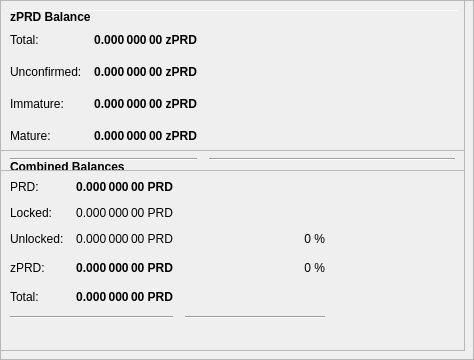
        <widget class="QFrame" name="frameObfuscation">
         <property name="minimumSize">
          <size>
           <width>0</width>
           <height>350</height>
          </size>
         </property>
         <property name="layoutDirection">
          <enum>Qt::LeftToRight</enum>
         </property>
         <property name="frameShape">
          <enum>QFrame::StyledPanel</enum>
         </property>
         <property name="frameShadow">
          <enum>QFrame::Raised</enum>
         </property>
         <widget class="QPushButton" name="runAutoDenom">
          <property name="geometry">
           <rect>
            <x>251</x>
            <y>17</y>
            <width>1</width>
            <height>1</height>
           </rect>
          </property>
          <property name="palette">
           <palette>
            <active>
             <colorrole role="WindowText">
              <brush brushstyle="SolidPattern">
               <color alpha="255">
                <red>0</red>
                <green>0</green>
                <blue>0</blue>
               </color>
              </brush>
             </colorrole>
             <colorrole role="Button">
              <brush brushstyle="SolidPattern">
               <color alpha="255">
                <red>239</red>
                <green>238</green>
                <blue>238</blue>
               </color>
              </brush>
             </colorrole>
             <colorrole role="Light">
              <brush brushstyle="SolidPattern">
               <color alpha="255">
                <red>255</red>
                <green>255</green>
                <blue>255</blue>
               </color>
              </brush>
             </colorrole>
             <colorrole role="Midlight">
              <brush brushstyle="SolidPattern">
               <color alpha="255">
                <red>247</red>
                <green>246</green>
                <blue>246</blue>
               </color>
              </brush>
             </colorrole>
             <colorrole role="Dark">
              <brush brushstyle="SolidPattern">
               <color alpha="255">
                <red>119</red>
                <green>119</green>
                <blue>119</blue>
               </color>
              </brush>
             </colorrole>
             <colorrole role="Mid">
              <brush brushstyle="SolidPattern">
               <color alpha="255">
                <red>159</red>
                <green>159</green>
                <blue>159</blue>
               </color>
              </brush>
             </colorrole>
             <colorrole role="Text">
              <brush brushstyle="SolidPattern">
               <color alpha="255">
                <red>0</red>
                <green>0</green>
                <blue>0</blue>
               </color>
              </brush>
             </colorrole>
             <colorrole role="BrightText">
              <brush brushstyle="SolidPattern">
               <color alpha="255">
                <red>255</red>
                <green>255</green>
                <blue>255</blue>
               </color>
              </brush>
             </colorrole>
             <colorrole role="ButtonText">
              <brush brushstyle="SolidPattern">
               <color alpha="255">
                <red>0</red>
                <green>0</green>
                <blue>0</blue>
               </color>
              </brush>
             </colorrole>
             <colorrole role="Base">
              <brush brushstyle="SolidPattern">
               <color alpha="255">
                <red>255</red>
                <green>255</green>
                <blue>255</blue>
               </color>
              </brush>
             </colorrole>
             <colorrole role="Window">
              <brush brushstyle="SolidPattern">
               <color alpha="255">
                <red>239</red>
                <green>238</green>
                <blue>238</blue>
               </color>
              </brush>
             </colorrole>
             <colorrole role="Shadow">
              <brush brushstyle="SolidPattern">
               <color alpha="255">
                <red>0</red>
                <green>0</green>
                <blue>0</blue>
               </color>
              </brush>
             </colorrole>
             <colorrole role="AlternateBase">
              <brush brushstyle="SolidPattern">
               <color alpha="255">
                <red>247</red>
                <green>246</green>
                <blue>246</blue>
               </color>
              </brush>
             </colorrole>
             <colorrole role="ToolTipBase">
              <brush brushstyle="SolidPattern">
               <color alpha="255">
                <red>255</red>
                <green>255</green>
                <blue>220</blue>
               </color>
              </brush>
             </colorrole>
             <colorrole role="ToolTipText">
              <brush brushstyle="SolidPattern">
               <color alpha="255">
                <red>0</red>
                <green>0</green>
                <blue>0</blue>
               </color>
              </brush>
             </colorrole>
            </active>
            <inactive>
             <colorrole role="WindowText">
              <brush brushstyle="SolidPattern">
               <color alpha="255">
                <red>0</red>
                <green>0</green>
                <blue>0</blue>
               </color>
              </brush>
             </colorrole>
             <colorrole role="Button">
              <brush brushstyle="SolidPattern">
               <color alpha="255">
                <red>239</red>
                <green>238</green>
                <blue>238</blue>
               </color>
              </brush>
             </colorrole>
             <colorrole role="Light">
              <brush brushstyle="SolidPattern">
               <color alpha="255">
                <red>255</red>
                <green>255</green>
                <blue>255</blue>
               </color>
              </brush>
             </colorrole>
             <colorrole role="Midlight">
              <brush brushstyle="SolidPattern">
               <color alpha="255">
                <red>247</red>
                <green>246</green>
                <blue>246</blue>
               </color>
              </brush>
             </colorrole>
             <colorrole role="Dark">
              <brush brushstyle="SolidPattern">
               <color alpha="255">
                <red>119</red>
                <green>119</green>
                <blue>119</blue>
               </color>
              </brush>
             </colorrole>
             <colorrole role="Mid">
              <brush brushstyle="SolidPattern">
               <color alpha="255">
                <red>159</red>
                <green>159</green>
                <blue>159</blue>
               </color>
              </brush>
             </colorrole>
             <colorrole role="Text">
              <brush brushstyle="SolidPattern">
               <color alpha="255">
                <red>0</red>
                <green>0</green>
                <blue>0</blue>
               </color>
              </brush>
             </colorrole>
             <colorrole role="BrightText">
              <brush brushstyle="SolidPattern">
               <color alpha="255">
                <red>255</red>
                <green>255</green>
                <blue>255</blue>
               </color>
              </brush>
             </colorrole>
             <colorrole role="ButtonText">
              <brush brushstyle="SolidPattern">
               <color alpha="255">
                <red>0</red>
                <green>0</green>
                <blue>0</blue>
               </color>
              </brush>
             </colorrole>
             <colorrole role="Base">
              <brush brushstyle="SolidPattern">
               <color alpha="255">
                <red>255</red>
                <green>255</green>
                <blue>255</blue>
               </color>
              </brush>
             </colorrole>
             <colorrole role="Window">
              <brush brushstyle="SolidPattern">
               <color alpha="255">
                <red>239</red>
                <green>238</green>
                <blue>238</blue>
               </color>
              </brush>
             </colorrole>
             <colorrole role="Shadow">
              <brush brushstyle="SolidPattern">
               <color alpha="255">
                <red>0</red>
                <green>0</green>
                <blue>0</blue>
               </color>
              </brush>
             </colorrole>
             <colorrole role="AlternateBase">
              <brush brushstyle="SolidPattern">
               <color alpha="255">
                <red>247</red>
                <green>246</green>
                <blue>246</blue>
               </color>
              </brush>
             </colorrole>
             <colorrole role="ToolTipBase">
              <brush brushstyle="SolidPattern">
               <color alpha="255">
                <red>255</red>
                <green>255</green>
                <blue>220</blue>
               </color>
              </brush>
             </colorrole>
             <colorrole role="ToolTipText">
              <brush brushstyle="SolidPattern">
               <color alpha="255">
                <red>0</red>
                <green>0</green>
                <blue>0</blue>
               </color>
              </brush>
             </colorrole>
            </inactive>
            <disabled>
             <colorrole role="WindowText">
              <brush brushstyle="SolidPattern">
               <color alpha="255">
                <red>119</red>
                <green>119</green>
                <blue>119</blue>
               </color>
              </brush>
             </colorrole>
             <colorrole role="Button">
              <brush brushstyle="SolidPattern">
               <color alpha="255">
                <red>239</red>
                <green>238</green>
                <blue>238</blue>
               </color>
              </brush>
             </colorrole>
             <colorrole role="Light">
              <brush brushstyle="SolidPattern">
               <color alpha="255">
                <red>255</red>
                <green>255</green>
                <blue>255</blue>
               </color>
              </brush>
             </colorrole>
             <colorrole role="Midlight">
              <brush brushstyle="SolidPattern">
               <color alpha="255">
                <red>247</red>
                <green>246</green>
                <blue>246</blue>
               </color>
              </brush>
             </colorrole>
             <colorrole role="Dark">
              <brush brushstyle="SolidPattern">
               <color alpha="255">
                <red>119</red>
                <green>119</green>
                <blue>119</blue>
               </color>
              </brush>
             </colorrole>
             <colorrole role="Mid">
              <brush brushstyle="SolidPattern">
               <color alpha="255">
                <red>159</red>
                <green>159</green>
                <blue>159</blue>
               </color>
              </brush>
             </colorrole>
             <colorrole role="Text">
              <brush brushstyle="SolidPattern">
               <color alpha="255">
                <red>119</red>
                <green>119</green>
                <blue>119</blue>
               </color>
              </brush>
             </colorrole>
             <colorrole role="BrightText">
              <brush brushstyle="SolidPattern">
               <color alpha="255">
                <red>255</red>
                <green>255</green>
                <blue>255</blue>
               </color>
              </brush>
             </colorrole>
             <colorrole role="ButtonText">
              <brush brushstyle="SolidPattern">
               <color alpha="255">
                <red>119</red>
                <green>119</green>
                <blue>119</blue>
               </color>
              </brush>
             </colorrole>
             <colorrole role="Base">
              <brush brushstyle="SolidPattern">
               <color alpha="255">
                <red>239</red>
                <green>238</green>
                <blue>238</blue>
               </color>
              </brush>
             </colorrole>
             <colorrole role="Window">
              <brush brushstyle="SolidPattern">
               <color alpha="255">
                <red>239</red>
                <green>238</green>
                <blue>238</blue>
               </color>
              </brush>
             </colorrole>
             <colorrole role="Shadow">
              <brush brushstyle="SolidPattern">
               <color alpha="255">
                <red>0</red>
                <green>0</green>
                <blue>0</blue>
               </color>
              </brush>
             </colorrole>
             <colorrole role="AlternateBase">
              <brush brushstyle="SolidPattern">
               <color alpha="255">
                <red>239</red>
                <green>238</green>
                <blue>238</blue>
               </color>
              </brush>
             </colorrole>
             <colorrole role="ToolTipBase">
              <brush brushstyle="SolidPattern">
               <color alpha="255">
                <red>255</red>
                <green>255</green>
                <blue>220</blue>
               </color>
              </brush>
             </colorrole>
             <colorrole role="ToolTipText">
              <brush brushstyle="SolidPattern">
               <color alpha="255">
                <red>0</red>
                <green>0</green>
                <blue>0</blue>
               </color>
              </brush>
             </colorrole>
            </disabled>
           </palette>
          </property>
          <property name="focusPolicy">
           <enum>Qt::NoFocus</enum>
          </property>
          <property name="autoFillBackground">
           <bool>true</bool>
          </property>
          <property name="text">
           <string/>
          </property>
          <property name="flat">
           <bool>true</bool>
          </property>
         </widget>
         <widget class="Line" name="line">
          <property name="geometry">
           <rect>
            <x>7</x>
            <y>10</y>
            <width>451</width>
            <height>1</height>
           </rect>
          </property>
          <property name="orientation">
           <enum>Qt::Horizontal</enum>
          </property>
         </widget>
         <widget class="QFrame" name="frame_3">
          <property name="geometry">
           <rect>
            <x>0</x>
            <y>150</y>
            <width>465</width>
            <height>201</height>
           </rect>
          </property>
          <property name="frameShape">
           <enum>QFrame::StyledPanel</enum>
          </property>
          <property name="frameShadow">
           <enum>QFrame::Raised</enum>
          </property>
          <layout class="QVBoxLayout" name="verticalLayout_5">
           <item>
            <layout class="QHBoxLayout" name="horizontalLayout_5" stretch="0">
             <item>
              <widget class="QLabel" name="label_5z">
               <property name="maximumSize">
                <size>
                 <width>16777215</width>
                 <height>20</height>
                </size>
               </property>
               <property name="font">
                <font>
                 <weight>75</weight>
                 <bold>true</bold>
                </font>
               </property>
               <property name="toolTip">
                <string>Combined Balances (including unconfirmed and immature coins)</string>
               </property>
               <property name="text">
                <string>&lt;html&gt;&lt;head/&gt;&lt;body&gt;&lt;p&gt;Combined Balances&lt;/p&gt;&lt;/body&gt;&lt;/html&gt;</string>
               </property>
              </widget>
             </item>
            </layout>
           </item>
           <item>
            <layout class="QGridLayout" name="gridLayout_3">
             <property name="spacing">
              <number>12</number>
             </property>
             <item row="7" column="0" colspan="2">
              <widget class="Line" name="lineSpendableBalance_3">
               <property name="orientation">
                <enum>Qt::Horizontal</enum>
               </property>
              </widget>
             </item>
             <item row="7" column="2">
              <widget class="Line" name="lineWatchBalance_3">
               <property name="sizePolicy">
                <sizepolicy hsizetype="Preferred" vsizetype="Fixed">
                 <horstretch>0</horstretch>
                 <verstretch>0</verstretch>
                </sizepolicy>
               </property>
               <property name="minimumSize">
                <size>
                 <width>140</width>
                 <height>0</height>
                </size>
               </property>
               <property name="orientation">
                <enum>Qt::Horizontal</enum>
               </property>
              </widget>
             </item>
             <item row="4" column="1">
              <widget class="QLabel" name="labelzBalancez">
               <property name="font">
                <font>
                 <weight>75</weight>
                 <bold>true</bold>
                </font>
               </property>
               <property name="cursor">
                <cursorShape>IBeamCursor</cursorShape>
               </property>
               <property name="toolTip">
                <string>Total of transactions that have yet to be confirmed, and do not yet count toward the spendable balance</string>
               </property>
               <property name="text">
                <string notr="true">0.000 000 00 PRD</string>
               </property>
               <property name="alignment">
                <set>Qt::AlignRight|Qt::AlignTrailing|Qt::AlignVCenter</set>
               </property>
               <property name="textInteractionFlags">
                <set>Qt::LinksAccessibleByMouse|Qt::TextSelectableByKeyboard|Qt::TextSelectableByMouse</set>
               </property>
              </widget>
             </item>
             <item row="6" column="1">
              <widget class="QLabel" name="labelTotalz">
               <property name="font">
                <font>
                 <weight>75</weight>
                 <bold>true</bold>
                </font>
               </property>
               <property name="cursor">
                <cursorShape>IBeamCursor</cursorShape>
               </property>
               <property name="toolTip">
                <string>Total Balance, including unconfirmed and immature coins.</string>
               </property>
               <property name="text">
                <string notr="true">0.000 000 00 PRD</string>
               </property>
               <property name="alignment">
                <set>Qt::AlignRight|Qt::AlignTrailing|Qt::AlignVCenter</set>
               </property>
               <property name="textInteractionFlags">
                <set>Qt::LinksAccessibleByMouse|Qt::TextSelectableByKeyboard|Qt::TextSelectableByMouse</set>
               </property>
              </widget>
             </item>
             <item row="4" column="3">
              <spacer name="horizontalSpacer_6">
               <property name="orientation">
                <enum>Qt::Horizontal</enum>
               </property>
               <property name="sizeHint" stdset="0">
                <size>
                 <width>40</width>
                 <height>20</height>
                </size>
               </property>
              </spacer>
             </item>
             <item row="6" column="0">
              <widget class="QLabel" name="labelTotalTextz">
               <property name="text">
                <string>Total:</string>
               </property>
              </widget>
             </item>
             <item row="1" column="0">
              <widget class="QLabel" name="labelBalanceTextz">
               <property name="text">
                <string>PRD:</string>
               </property>
              </widget>
             </item>
             <item row="1" column="1">
              <widget class="QLabel" name="labelBalancez">
               <property name="font">
                <font>
                 <weight>75</weight>
                 <bold>true</bold>
                </font>
               </property>
               <property name="cursor">
                <cursorShape>IBeamCursor</cursorShape>
               </property>
               <property name="toolTip">
                <string>Your current spendable balance</string>
               </property>
               <property name="text">
                <string notr="true">0.000 000 00 PRD</string>
               </property>
               <property name="alignment">
                <set>Qt::AlignRight|Qt::AlignTrailing|Qt::AlignVCenter</set>
               </property>
               <property name="textInteractionFlags">
                <set>Qt::LinksAccessibleByMouse|Qt::TextSelectableByKeyboard|Qt::TextSelectableByMouse</set>
               </property>
              </widget>
             </item>
             <item row="4" column="0">
              <widget class="QLabel" name="labelzBalanceTextz">
               <property name="toolTip">
                <string/>
               </property>
               <property name="text">
                <string>zPRD:</string>
               </property>
              </widget>
             </item>
             <item row="4" column="2">
              <widget class="QLabel" name="labelzPRDPercent">
               <property name="toolTip">
                <string>Current percentage of zPRD.
If AutoMint is enabled this percentage will settle around the configured AutoMint percentage (default = 10%)</string>
               </property>
               <property name="text">
                <string>0 %</string>
               </property>
               <property name="alignment">
                <set>Qt::AlignRight|Qt::AlignTrailing|Qt::AlignVCenter</set>
               </property>
              </widget>
             </item>
             <item row="6" column="2">
              <widget class="QLabel" name="label100Percent">
               <property name="text">
                <string/>
               </property>
               <property name="alignment">
                <set>Qt::AlignRight|Qt::AlignTrailing|Qt::AlignVCenter</set>
               </property>
              </widget>
             </item>
             <item row="2" column="1">
              <widget class="QLabel" name="labelLockedBalance">
               <property name="toolTip">
                <string>Locked PRD or Masternode collaterals. These are excluded from zPRD minting.</string>
               </property>
               <property name="text">
                <string>0.000 000 00 PRD</string>
               </property>
               <property name="alignment">
                <set>Qt::AlignRight|Qt::AlignTrailing|Qt::AlignVCenter</set>
               </property>
              </widget>
             </item>
             <item row="2" column="0">
              <widget class="QLabel" name="labelLockedBalanceText">
               <property name="toolTip">
                <string>Locked PRD or Masternode collaterals. These are excluded from zPRD minting.</string>
               </property>
               <property name="text">
                <string>Locked:</string>
               </property>
              </widget>
             </item>
             <item row="3" column="0">
              <widget class="QLabel" name="labelUnLockedBalanceText">
               <property name="toolTip">
                <string>Unlocked PRDs. These can be used for zPRD minting.</string>
               </property>
               <property name="text">
                <string>Unlocked:</string>
               </property>
              </widget>
             </item>
             <item row="3" column="1">
              <widget class="QLabel" name="labelUnLockedBalance">
               <property name="toolTip">
                <string>Unlocked PRDs. These can be used for zPRD minting.</string>
               </property>
               <property name="text">
                <string>0.000 000 00 PRD</string>
               </property>
               <property name="alignment">
                <set>Qt::AlignRight|Qt::AlignTrailing|Qt::AlignVCenter</set>
               </property>
              </widget>
             </item>
             <item row="3" column="2">
              <widget class="QLabel" name="labelPRDPercent">
               <property name="text">
                <string>0 %</string>
               </property>
               <property name="alignment">
                <set>Qt::AlignRight|Qt::AlignTrailing|Qt::AlignVCenter</set>
               </property>
              </widget>
             </item>
            </layout>
           </item>
           <item>
            <spacer name="verticalSpacer">
             <property name="orientation">
              <enum>Qt::Vertical</enum>
             </property>
             <property name="sizeHint" stdset="0">
              <size>
               <width>20</width>
               <height>40</height>
              </size>
             </property>
            </spacer>
           </item>
          </layout>
         </widget>
         <widget class="QFrame" name="frame_4">
          <property name="geometry">
           <rect>
            <x>0</x>
            <y>0</y>
            <width>465</width>
            <height>171</height>
           </rect>
          </property>
          <property name="frameShape">
           <enum>QFrame::StyledPanel</enum>
          </property>
          <property name="frameShadow">
           <enum>QFrame::Raised</enum>
          </property>
          <layout class="QVBoxLayout" name="verticalLayout_7">
           <item>
            <layout class="QHBoxLayout" name="horizontalLayout_8" stretch="0">
             <item>
              <widget class="QLabel" name="label_5z_3">
               <property name="maximumSize">
                <size>
                 <width>16777215</width>
                 <height>20</height>
                </size>
               </property>
               <property name="font">
                <font>
                 <weight>75</weight>
                 <bold>true</bold>
                </font>
               </property>
               <property name="text">
                <string>zPRD Balance</string>
               </property>
              </widget>
             </item>
            </layout>
           </item>
           <item>
            <layout class="QGridLayout" name="gridLayout_5">
             <property name="spacing">
              <number>12</number>
             </property>
             <item row="4" column="0">
              <widget class="QLabel" name="labelzBalanceMatureText">
               <property name="toolTip">
                <string>Mature: more than 20 confirmation and more than 1 mints of the same denomination after it was minted.
These zPRD are spendable.</string>
               </property>
               <property name="text">
                <string>Mature:</string>
               </property>
              </widget>
             </item>
             <item row="5" column="0" colspan="2">
              <widget class="Line" name="lineSpendableBalance_5">
               <property name="orientation">
                <enum>Qt::Horizontal</enum>
               </property>
              </widget>
             </item>
             <item row="1" column="1">
              <widget class="QLabel" name="labelzBalance">
               <property name="font">
                <font>
                 <weight>75</weight>
                 <bold>true</bold>
                </font>
               </property>
               <property name="cursor">
                <cursorShape>IBeamCursor</cursorShape>
               </property>
               <property name="toolTip">
                <string>All available zPRD, unconfirmed and immature zPRD included.</string>
               </property>
               <property name="text">
                <string notr="true">0.000 000 00 zPRD</string>
               </property>
               <property name="alignment">
                <set>Qt::AlignRight|Qt::AlignTrailing|Qt::AlignVCenter</set>
               </property>
               <property name="textInteractionFlags">
                <set>Qt::LinksAccessibleByMouse|Qt::TextSelectableByKeyboard|Qt::TextSelectableByMouse</set>
               </property>
              </widget>
             </item>
             <item row="5" column="2">
              <widget class="Line" name="lineWatchBalance_5">
               <property name="sizePolicy">
                <sizepolicy hsizetype="Preferred" vsizetype="Fixed">
                 <horstretch>0</horstretch>
                 <verstretch>0</verstretch>
                </sizepolicy>
               </property>
               <property name="minimumSize">
                <size>
                 <width>140</width>
                 <height>0</height>
                </size>
               </property>
               <property name="orientation">
                <enum>Qt::Horizontal</enum>
               </property>
              </widget>
             </item>
             <item row="1" column="0">
              <widget class="QLabel" name="labelzBalanceText">
               <property name="toolTip">
                <string>All available zPRD, unconfirmed and immature zPRD included.</string>
               </property>
               <property name="text">
                <string>Total:</string>
               </property>
              </widget>
             </item>
             <item row="1" column="2">
              <spacer name="horizontalSpacer_8">
               <property name="orientation">
                <enum>Qt::Horizontal</enum>
               </property>
               <property name="sizeHint" stdset="0">
                <size>
                 <width>40</width>
                 <height>20</height>
                </size>
               </property>
              </spacer>
             </item>
             <item row="4" column="2">
              <spacer name="horizontalSpacer_4">
               <property name="orientation">
                <enum>Qt::Horizontal</enum>
               </property>
               <property name="sizeHint" stdset="0">
                <size>
                 <width>40</width>
                 <height>20</height>
                </size>
               </property>
              </spacer>
             </item>
             <item row="4" column="1">
              <widget class="QLabel" name="labelzBalanceMature">
               <property name="font">
                <font>
                 <weight>75</weight>
                 <bold>true</bold>
                </font>
               </property>
               <property name="toolTip">
                <string>Mature: more than 20 confirmation and more than 1 mints of the same denomination after it was minted.
These zPRD are spendable.</string>
               </property>
               <property name="text">
                <string>0.000 000 00 zPRD</string>
               </property>
               <property name="alignment">
                <set>Qt::AlignRight|Qt::AlignTrailing|Qt::AlignVCenter</set>
               </property>
              </widget>
             </item>
             <item row="2" column="0">
              <widget class="QLabel" name="labelzBalanceUnconfirmedText">
               <property name="toolTip">
                <string>Unconfirmed: less than 20 confirmations
Immature: confirmed, but less than 1 mints of the same denomination after it was minted</string>
               </property>
               <property name="text">
                <string>Unconfirmed:</string>
               </property>
              </widget>
             </item>
             <item row="2" column="1">
              <widget class="QLabel" name="labelzBalanceUnconfirmed">
               <property name="font">
                <font>
                 <weight>75</weight>
                 <bold>true</bold>
                </font>
               </property>
               <property name="toolTip">
                <string>Unconfirmed: less than 20 confirmations
Immature: confirmed, but less than 1 mints of the same denomination after it was minted</string>
               </property>
               <property name="text">
                <string>0.000 000 00 zPRD</string>
               </property>
               <property name="alignment">
                <set>Qt::AlignRight|Qt::AlignTrailing|Qt::AlignVCenter</set>
               </property>
              </widget>
             </item>
             <item row="2" column="2">
              <spacer name="horizontalSpacer_5">
               <property name="orientation">
                <enum>Qt::Horizontal</enum>
               </property>
               <property name="sizeHint" stdset="0">
                <size>
                 <width>40</width>
                 <height>20</height>
                </size>
               </property>
              </spacer>
             </item>
             <item row="3" column="0">
              <widget class="QLabel" name="labelzBalanceImmatureText">
               <property name="toolTip">
                <string>Unconfirmed: less than 20 confirmations
Immature: confirmed, but less than 1 mints of the same denomination after it was minted</string>
               </property>
               <property name="text">
                <string>Immature:</string>
               </property>
              </widget>
             </item>
             <item row="3" column="1">
              <widget class="QLabel" name="labelzBalanceImmature">
               <property name="font">
                <font>
                 <weight>75</weight>
                 <bold>true</bold>
                </font>
               </property>
               <property name="toolTip">
                <string>Unconfirmed: less than 20 confirmations
Immature: confirmed, but less than 1 mints of the same denomination after it was minted</string>
               </property>
               <property name="text">
                <string>0.000 000 00 zPRD</string>
               </property>
               <property name="alignment">
                <set>Qt::AlignRight|Qt::AlignTrailing|Qt::AlignVCenter</set>
               </property>
              </widget>
             </item>
             <item row="3" column="2">
              <spacer name="horizontalSpacer_7">
               <property name="orientation">
                <enum>Qt::Horizontal</enum>
               </property>
               <property name="sizeHint" stdset="0">
                <size>
                 <width>40</width>
                 <height>20</height>
                </size>
               </property>
              </spacer>
             </item>
            </layout>
           </item>
          </layout>
         </widget>
        </widget>
